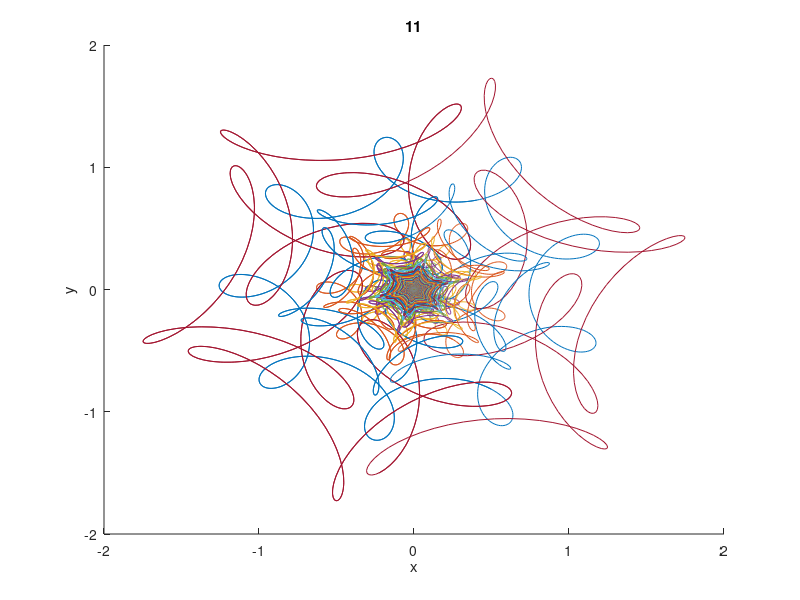

The MATLAB script that drew this image:
a = 1 / 4;
b = 1 / 16;
m = 8;
n = 8;

s = 1000;

k = linspace(1, s, s);

t = linspace(-5, 5, s);


x = cos(t) - a .* cos(m * t) + b .* sin(n * t);
y = sin(t) + a .* sin(m * t) + b .* cos(n * t);
 
hold on;
title("12");
xlabel('x');
ylabel('y');
for i = 1:s
    plot(x ./ i, y ./ i);
end

a = 1 / 2;
b = 1 / 3;
m = 7;
n = 17;

s = 1000;

k = linspace(1, s, s);

t = linspace(-5, 5, s);


x = cos(t) + a .* cos(m * t) + b .* sin(n * t);
y = sin(t) + a .* sin(m * t) + b .* cos(n * t);
 
hold on;
title("11");
xlabel('x');
ylabel('y');
for i = 1:s
    plot(x ./ i, y ./ i);
end
